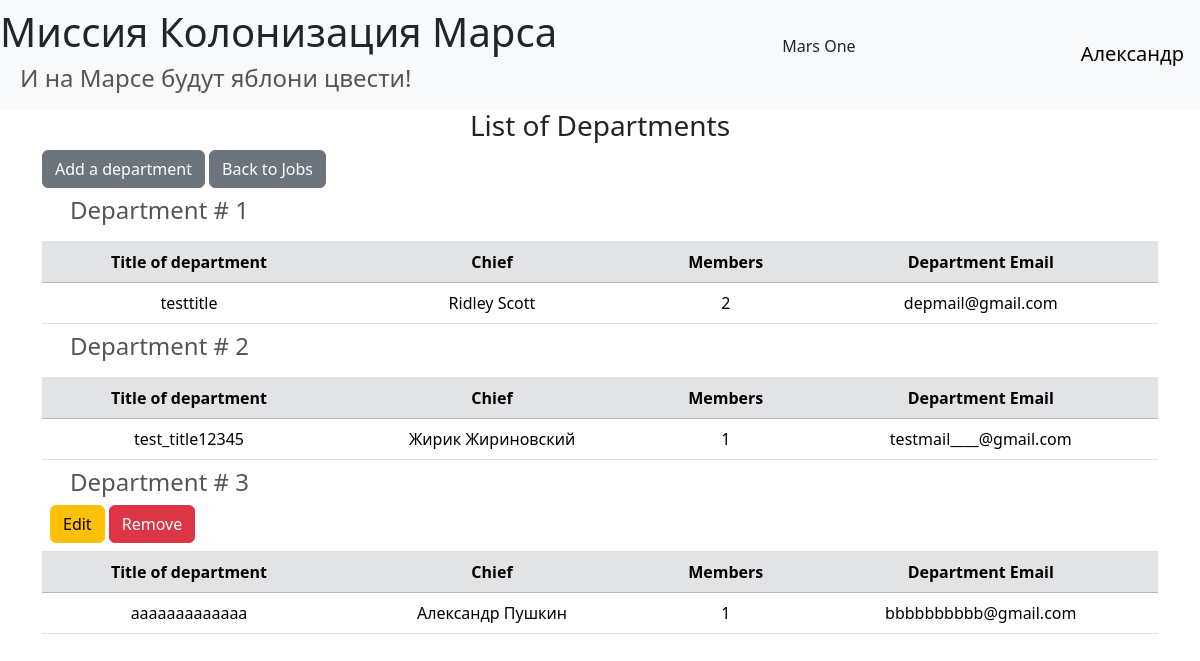
The page /departments (signed in) on the database its author committed.
### data/users.py (models this page shows, shortened)
class User(SqlAlchemyBase, UserMixin):
    __tablename__ = 'users'
    id = sa.Column(sa.Integer, primary_key=True, autoincrement=True)
    surname = sa.Column(sa.String, nullable=True)
    name = sa.Column(sa.String, nullable=True)
    age = sa.Column(sa.Integer, nullable=True)
    position = sa.Column(sa.String, nullable=True)
    speciality = sa.Column(sa.String, nullable=True)
    address  = sa.Column(sa.String, nullable=True)
    email = sa.Column(sa.String, index=True, unique=True, nullable=True)
    hashed_password = sa.Column(sa.String, nullable=True)
    modified_date = sa.Column(sa.DateTime, default=datetime.datetime.now)
    @property
    def fullname(self) -> str:
        return f'{self.name} {self.surname}'

### data/departments.py (models this page shows, shortened)
class Department(SqlAlchemyBase):
    __tablename__ = 'departments'
    id = sa.Column(sa.Integer, primary_key=True, autoincrement=True)
    title = sa.Column(sa.String, unique=True, nullable=False)
    chief = sa.Column(sa.Integer, sa.ForeignKey('users.id'), nullable=False)
    email = sa.Column(sa.String, index=True, unique=True, nullable=False)
    chief_obj = orm.relationship('User', backref="departments_chief")
    members_objs = orm.relationship("User",
                                    secondary="department_user",
                                    backref="departments_member")
    @property
    def members(self) -> str:
        return ', '.join(str(user.id) for user in self.members_objs)

### main.py (the view)
@app.route('/departments')
def departments():
    db_sess = db_session.create_session()
    departments = db_sess.query(Department).all()
    params = {
        'title': 'List of Departments',
        'departments': departments
    }
    return render_template('departments.html', **params)

### data/__db_session.py (called while the page is built)
def create_session() -> Session:
    return __factory()

### main.py (called while the page is built)
@login_manager.user_loader
def load_user(user_id: id) -> User | None:
    return db_session.create_session().get(User, user_id)

### templates/departments.html (shortened to what this page needs)
{% extends "base.html" %}
{% block content %}
    <h3 class="text-center">{{ title }}</h3>
    {% if current_user.is_authenticated %}
        <a href="/add_departments" class="btn btn-secondary">Add a department</a>
        <a href="/" class="btn btn-secondary">Back to Jobs</a>
    {% endif %}
    <table class="table">
        {% for dep in departments %}
            <div>
                <thead>
                    <tr>
                        <td colspan="5">
                            <h4>Department # {{ dep.id }}</h4>
                            {% if current_user.is_authenticated and current_user == dep.chief_obj %}
                                <div>
                                    <a href="/departments/{{ dep.id }}" class="btn btn-warning">
                                        Edit
                                    </a>
                                    <a onclick="showDeleteModal({{ dep.id }}, '{{ dep.title }}')" class="btn btn-danger">
                                        Remove
                                    </a>
                                </div>
                            {% endif %}
                        </td>
                    </tr>
                    <tr class="table-secondary">
                        <th class="text-center">Title of department</th>
                        <th class="text-center">Chief</th>
                        <th class="text-center">Members</th>
                        <th class="text-center">Department Email</th>
                    </tr>
                </thead>
                <tbody>
                    <tr>
                        <td class="text-center">{{ dep.title }}</td>
                        <td class="text-center">{{ dep.chief_obj.fullname }}</td>
                        <td class="text-center">{{ dep.members }}</td>
                        <td class="text-center">{{ dep.email }}</td>
                    </tr>
                </tbody>
            </div>
        {% endfor %}
    </table>
{% endblock %}

### templates/base.html (shortened to what this page needs)
<!doctype html>
<html lang="en">
<head>
    <link href="https://cdn.jsdelivr.net/npm/bootstrap@5.3.5/dist/css/bootstrap.min.css" rel="stylesheet">
    <link rel="stylesheet"
          href="{{ url_for('static', filename='css/style.css') }}">
</head>
<body>
<header>
    <nav class="navbar navbar-light bg-light">
        <div>
            <h1 class="d-block" href="#">
                <a href="/" class="text-reset text-decoration-none">Миссия Колонизация Марса</a>
            </h1>
            <h4 class="d-block">И на Марсе будут яблони цвести!</h4>
        </div>
        <p class="d-flex">Mars One</p>
        {% if current_user.is_authenticated %}
            <a class="navbar-brand" href="/logout">{{ current_user.name }}</a>
        {% else %}
            <p>
                <a class="btn btn-primary" href="/register">Зарегистрироваться</a>
                <a class="btn btn-success" href="/login">Войти</a>
            </p>
        {% endif %}
    </nav>
</header>
<main role="main" class="container">
    {% block content %}{% endblock %}
</main>
</body>
</html>

### static/css/style.css (style rules this page uses)
h4 { padding-left: 20px; color: #555555; }

### rows shown on the page
User: name "Александр"
Department: id "1", title "testtitle", chief_obj.fullname "Ridley Scott", members "2", email "depmail@gmail.com"
Department: id "2", title "test_title12345", chief_obj.fullname "Жирик Жириновский", members "1", email "testmail____@gmail.com"
Department: id "3", title "aaaaaaaaaaaaa", chief_obj.fullname "Александр Пушкин", members "1", email "bbbbbbbbbb@gmail.com"

### other values the page prints
{{ title }} "List of Departments"
